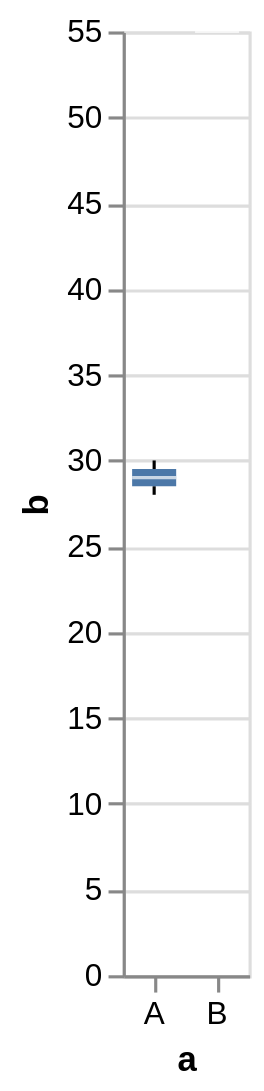

Write a Vega-Lite specification for this figure.
### Vega-Lite specification from a JSON file in a GitHub repository (floating-point values rounded to 4 significant figures)
{"$schema": "https://vega.github.io/schema/vega-lite/v5.json", "description": "A simple bar chart with embedded data.", "data": {"values": [{"a": "A", "b": 28}, {"a": "A", "b": 30}, {"a": "B", "b": 55}]}, "layer": [{"transform": [{"joinaggregate": [{"op": "q1", "field": "b", "as": "lower_box_b"}, {"op": "q3", "field": "b", "as": "upper_box_b"}], "groupby": ["a"]}], "layer": [{"transform": [{"filter": "(datum[\"b\"] < datum[\"lower_box_b\"] - 1.5 * (datum[\"upper_box_b\"] - datum[\"lower_box_b\"])) || (datum[\"b\"] > datum[\"upper_box_b\"] + 1.5 * (datum[\"upper_box_b\"] - datum[\"lower_box_b\"]))"}], "mark": {"type": "point", "style": "boxplot-outliers"}, "encoding": {"y": {"field": "b", "type": "quantitative", "title": "b"}, "x": {"field": "a", "type": "nominal", "axis": {"labelAngle": 0}}}}, {"transform": [{"filter": "(datum[\"lower_box_b\"] - 1.5 * (datum[\"upper_box_b\"] - datum[\"lower_box_b\"]) <= datum[\"b\"]) && (datum[\"b\"] <= datum[\"upper_box_b\"] + 1.5 * (datum[\"upper_box_b\"] - datum[\"lower_box_b\"]))"}, {"aggregate": [{"op": "min", "field": "b", "as": "lower_whisker_b"}, {"op": "max", "field": "b", "as": "upper_whisker_b"}, {"op": "min", "field": "lower_box_b", "as": "lower_box_b"}, {"op": "max", "field": "upper_box_b", "as": "upper_box_b"}], "groupby": ["a"]}], "layer": [{"mark": {"type": "rule", "invalid": null, "aria": false, "style": "boxplot-rule"}, "encoding": {"y": {"field": "lower_whisker_b", "type": "quantitative", "title": "b"}, "y2": {"field": "lower_box_b"}, "x": {"field": "a", "type": "nominal", "axis": {"labelAngle": 0}}, "tooltip": [{"field": "upper_whisker_b", "type": "quantitative", "title": "Upper Whisker of b"}, {"field": "lower_whisker_b", "type": "quantitative", "title": "Lower Whisker of b"}, {"field": "a", "type": "nominal"}]}}, {"mark": {"type": "rule", "invalid": null, "aria": false, "style": "boxplot-rule"}, "encoding": {"y": {"field": "upper_box_b", "type": "quantitative", "title": "b"}, "y2": {"field": "upper_whisker_b"}, "x": {"field": "a", "type": "nominal", "axis": {"labelAngle": 0}}, "tooltip": [{"field": "upper_whisker_b", "type": "quantitative", "title": "Upper Whisker of b"}, {"field": "lower_whisker_b", "type": "quantitative", "title": "Lower Whisker of b"}, {"field": "a", "type": "nominal"}]}}]}]}, {"transform": [{"aggregate": [{"op": "q1", "field": "b", "as": "lower_box_b"}, {"op": "q3", "field": "b", "as": "upper_box_b"}, {"op": "median", "field": "b", "as": "mid_box_b"}, {"op": "min", "field": "b", "as": "min_b"}, {"op": "max", "field": "b", "as": "max_b"}], "groupby": ["a"]}], "layer": [{"mark": {"type": "bar", "size": 14, "orient": "vertical", "invalid": null, "ariaRoleDescription": "box", "style": "boxplot-box"}, "encoding": {"y": {"field": "lower_box_b", "type": "quantitative", "title": "b"}, "y2": {"field": "upper_box_b"}, "x": {"field": "a", "type": "nominal", "axis": {"labelAngle": 0}}, "tooltip": [{"field": "max_b", "type": "quantitative", "title": "Max of b"}, {"field": "upper_box_b", "type": "quantitative", "title": "Q3 of b"}, {"field": "mid_box_b", "type": "quantitative", "title": "Median of b"}, {"field": "lower_box_b", "type": "quantitative", "title": "Q1 of b"}, {"field": "min_b", "type": "quantitative", "title": "Min of b"}, {"field": "a", "type": "nominal"}]}}, {"mark": {"color": "white", "type": "tick", "invalid": null, "size": 14, "orient": "horizontal", "aria": false, "style": "boxplot-median"}, "encoding": {"y": {"field": "mid_box_b", "type": "quantitative", "title": "b"}, "x": {"field": "a", "type": "nominal", "axis": {"labelAngle": 0}}, "tooltip": [{"field": "max_b", "type": "quantitative", "title": "Max of b"}, {"field": "upper_box_b", "type": "quantitative", "title": "Q3 of b"}, {"field": "mid_box_b", "type": "quantitative", "title": "Median of b"}, {"field": "lower_box_b", "type": "quantitative", "title": "Q1 of b"}, {"field": "min_b", "type": "quantitative", "title": "Min of b"}, {"field": "a", "type": "nominal"}]}}]}]}
